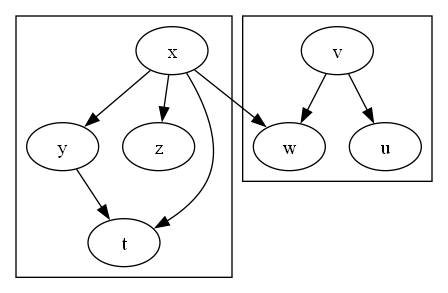

Reproduce this figure in Python.
import graphviz

x = 'x'
y = 'y'
z = 'z'
t = 't'
u = 'u'
v = 'v'
w = 'w'

first_d = [
    (x,y),
    (x,z),
    (x,t),
    (y,t)
]
first = graphviz.Digraph(name="cluster I")
first.edges(first_d)

second_d = [
    (v,w),
    (v,u)
]
second = graphviz.Digraph(name="cluster II")
second.edges(second_d)

g = graphviz.Digraph()
g1 = g.subgraph(first)
g2 = g.subgraph(second)
g.edge(x,w)
g.render(outfile='test.png')
